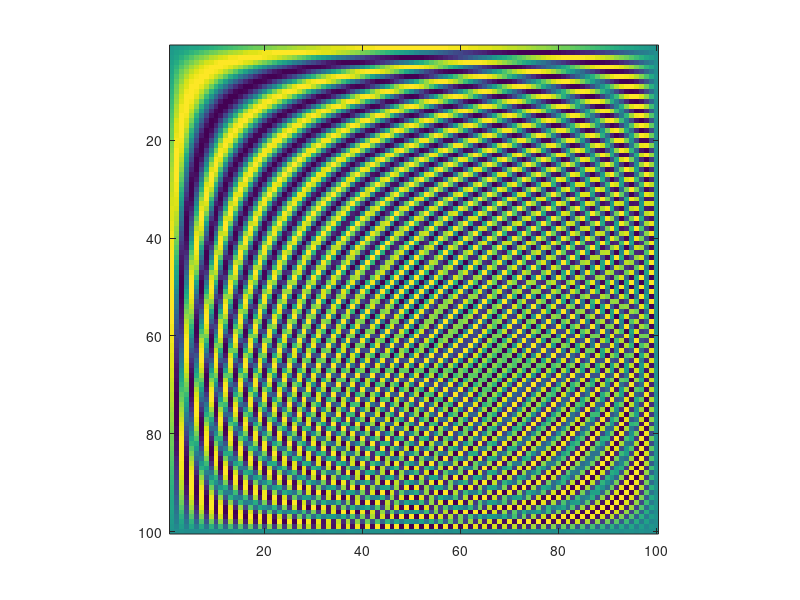

This figure's MATLAB source:
%%SOMETHING REALY PECULAIR
tic
  n = 100;
  bg = zeros(n,n);
  for i=1:n
      for j=1:n
            bg(i,j) = sin((pi*i*j)/n);
      end
  end
  imagesc(bg);
  axis square
toc